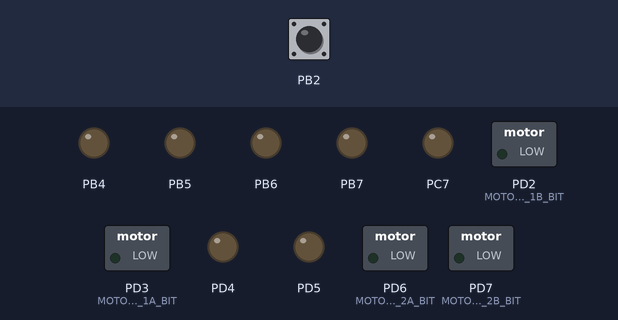
The program below on a simulated ATmega32, built with avr-gcc and emulated at 16 MHz. Shown: switched loads named in the program (green lamp = pin HIGH), output pins drawn as LEDs (lit = HIGH). The inputs (shaded band) are chosen by the test bench; at power-on: PB2 LOW.

Above: at 1.2 s.
1.3 s: PB2 pulsed HIGH 2 times (0.12 s each, 0.3 s apart)
At 1.45 s:
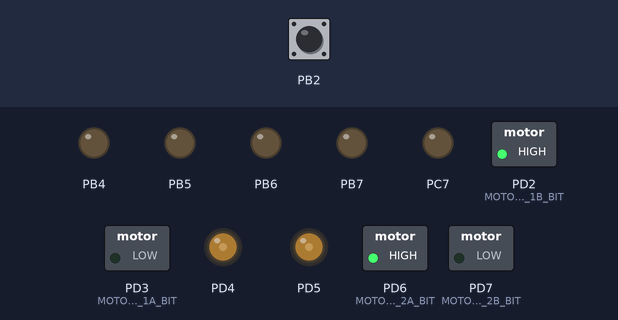
At 2.2 s:
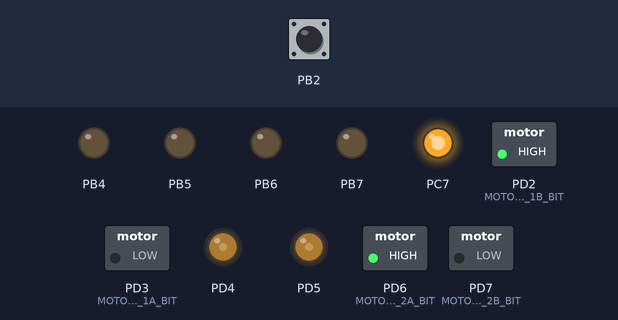
Timing chart, 0 to 4.3 s (numbered marks = the images above; inputs shaded):
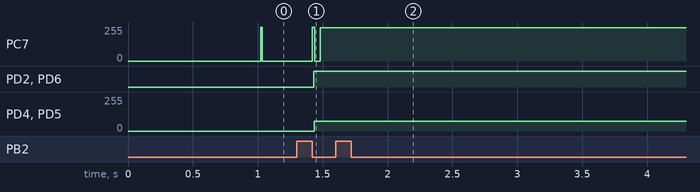

The program:

main.c
```c
/*
 * Car_Static_Architecture.c
 *
 * Created: 2/17/2020 11:04:36 AM
 * Author : MENA
 */

//#include <avr/io.h>
//#include "dcMotor.h"
//
//#include "led.h"

//#include "SwICU.h"
//#include "Ultrasonic.h"
//#include "UART__.h"
//#include "timers.h"
//#include "SPI__.h"

#include "DIO.h"
#include "PWM.h"
#include "motor.h"
#include "ICU.h"
#include "Us.h"
#include "TimerDelay.h"
#include "Steering.h"
#include "car_sm.h"

int main(void)
{
    /* Replace with your application code */


timerDelayMs(1000);


	DIO_Cfg_s dioCfgrem;

	dioCfgrem.GPIO = GPIOB;
	dioCfgrem.pins = BIT7|BIT6|BIT5|BIT4;
	dioCfgrem.dir =OUTPUT;

	DIO_init(&dioCfgrem);


	Car_SM_Init();

    while(1)
    {
		Car_SM_Update();

    }

}
```

Steering.c
```c
/*
 * Steering.c
 *
 * Created: 2/18/2020 7:32:11 PM
 *  Author: MENA
 */

#include "Steering.h"
#include "motor.h"


/**
 * Input: nothing
 * Output: nothing
 * In/Out:	nothing
 * Return: The error status of the function.
 * Description: Initiates the module , initialize MOTOR_1 & MOTOR_2
 *
 */

ERROR_STATUS Steering_Init(void){

	ERROR_STATUS state_error = E_OK ;

	state_error |= Motor_Init(MOTOR_1);
	state_error |= Motor_Init(MOTOR_2);
	return state_error;
}


/**
 * Input:
 * 	carDirection: The direction of the car from the predefined states of the module:
																					-> car_STOP
																					->CAR_FOTWARD
																					->CAR_BACKWARD
																					->CAR_RIGHT
																					->CAR_LEFT
 * 	speed: The speed of the car from 0% to 100%.
 * Output: nothing
 * In/Out:
 * Return: The error status of the function.
 * Description: This function controls the command and the speed of the car.
 *
 */

ERROR_STATUS Steering_SteerCar(uint8_t Steering_CarCmd, uint8_t speed){

	ERROR_STATUS state_error = E_OK ;

/****************************  set motor direction ********************************************/


	switch(Steering_CarCmd){
		case CAR_STOP:
		state_error |= Motor_Direction(MOTOR_1,MOTOR_STOP);
		state_error |= Motor_Direction(MOTOR_2,MOTOR_STOP);
		break;
		case CAR_FORWARD:
		state_error |= Motor_Direction(MOTOR_1,MOTOR_FORWARD);
		state_error |= Motor_Direction(MOTOR_2,MOTOR_FORWARD);
		break;
		case CAR_BACKWARD:
		state_error |= Motor_Direction(MOTOR_1,MOTOR_BACKWARD);
		state_error |= Motor_Direction(MOTOR_2,MOTOR_BACKWARD);
		break;
		case CAR_RIGHT:
		state_error |= Motor_Direction(MOTOR_1,MOTOR_FORWARD);
		state_error |= Motor_Direction(MOTOR_2,MOTOR_BACKWARD);
		break;
		case CAR_LEFT:
		state_error |= Motor_Direction(MOTOR_2,MOTOR_BACKWARD);
		state_error |= Motor_Direction(MOTOR_1,MOTOR_FORWARD);
		break;
		default:
		state_error |= E_NOK;

	}

	/****************************  start motor direction ********************************************/

		state_error |= Motor_Start(MOTOR_1,speed);
		state_error |= Motor_Start(MOTOR_2,speed);
		return state_error ;

}
```

Steering.h
```c
/*
 * Steering.h
 *
 *  Created on: Dec 21, 2019
 *      Author: Zayed & Saad
 */

#ifndef STEERING_H_
#define STEERING_H_

/************************************************************************/
/*				 INCLUDES			        */
/************************************************************************/

#include "std_types.h"


/*
 *  INCLUDE MOTOR.H HERE
 */

/************************************************************************/
/*				 DEFINES			        */
/************************************************************************/

/*Command Macros to call the steering api*/
#define		CAR_STOP		0
#define		CAR_FORWARD		1
#define		CAR_BACKWARD	2
#define		CAR_RIGHT		3
#define		CAR_LEFT		4

/************************************************************************/
/*		      STEERING FUNCTIONS' PROTOTYPES		        */
/************************************************************************/


/**
 * Input: nothing
 * Output: nothing
 * In/Out:	nothing
 * Return: The error status of the function.
 * Description: Initiates the module , initialize MOTOR_1 & MOTOR_2
 *
 */

ERROR_STATUS Steering_Init(void);

/**
 * Input:
 * 	carDirection: The direction of the car from the predefined states of the module:
																					-> car_STOP
																					->CAR_FOTWARD
																					->CAR_BACKWARD
																					->CAR_RIGHT
																					->CAR_LEFT
 * 	speed: The speed of the car from 0% to 100%.
 * Output: nothing
 * In/Out:
 * Return: The error status of the function.
 * Description: This function controls the command and the speed of the car.
 *
 */
ERROR_STATUS Steering_SteerCar(uint8_t Steering_CarCmd, uint8_t speed);


#endif /* STEERING_H_ */
```

car_sm.c
```c
/*
 * car_sm.c
 *
 * Created: 2/18/2020 8:02:47 PM
 *  Author: MENA
 */

#include "car_sm.h"
#include "Steering.h"
#include "TimerDelay.h"
#include "Us.h"
/*******************       States of state machine       *********/

#define FORWARD_STATE 0
#define BACKWARD_STATE 1
#define TURNING_STATE 2
#define STOP_STATE 3

#define	CAR_SPEED 30

#define DISTANCE_TURNNING 40
#define DISTANCE_BACKWARDING 20


uint8_t g_state ;

/*
 * Fun----------: ERROR_STATUS Car_SM_Init(void);
 * Input--------: Nothing
 * Output-------: Nothing
 * Return-------: ERROR_STATUES
 * -------------- #E_Ok	->function operation is okay, no error
 * -------------- #E_Nok->function operation faild, error exists
 * Description--: Initiate the car state machine with state"stop_state",
 * -------------- And initiate steering and ultrasonic functions
*/


ERROR_STATUS Car_SM_Init(void){

	ERROR_STATUS state_error = E_OK ;

	state_error |= Steering_Init();

	state_error |= Us_Init();

	g_state=STOP_STATE ;

	return state_error ;
}

/*
 * Fun----------: ERROR_STATUS Car_SM_Update(void);
 * Input--------: Nothing
 * Output-------: Nothing
 * Return-------: ERROR_STATUES
 * -------------- #E_Ok	->function operation is okay, no error
 * -------------- #E_Nok->function operation faild, error exists
 * Description--: changes car state according to the ultrasonic input
 * -------------- And represents the motors output for each state
*/


ERROR_STATUS Car_SM_Update(void){

	uint16_t distance;
	ERROR_STATUS state_error = E_OK ;

	state_error |= Us_Trigger();
	state_error |= Us_GetDistance(&distance);


	switch(g_state){

		case STOP_STATE :
			if (distance<DISTANCE_BACKWARDING){

				g_state = BACKWARD_STATE ;
			}
			else if ((distance <= DISTANCE_TURNNING) && ( distance >= DISTANCE_BACKWARDING)){

				g_state =TURNING_STATE ;
			}else
				g_state = FORWARD_STATE ;
			break;

		case FORWARD_STATE :

			if (distance<DISTANCE_BACKWARDING){
				g_state = BACKWARD_STATE;
			}else if ( distance<=DISTANCE_TURNNING && distance >= DISTANCE_BACKWARDING )
			{
				g_state=TURNING_STATE;
			}
			else
				state_error |= Steering_SteerCar(CAR_FORWARD,CAR_SPEED);
			break;

		case BACKWARD_STATE:

			if (distance<DISTANCE_BACKWARDING){
				state_error |= Steering_SteerCar(CAR_BACKWARD,CAR_SPEED);
			}else if (distance <= DISTANCE_TURNNING && distance>=DISTANCE_BACKWARDING )
			{
				g_state=TURNING_STATE;
			}
			 else{
				g_state = FORWARD_STATE ;
			}
			break;

		case TURNING_STATE :

			if (distance <= DISTANCE_TURNNING && distance >= DISTANCE_BACKWARDING )
			{
				state_error |= Steering_SteerCar(CAR_LEFT,CAR_SPEED);
			}else if (distance <DISTANCE_BACKWARDING){
				g_state = BACKWARD_STATE ;
			}
			else
			g_state = FORWARD_STATE ;

			break;

		default:

		state_error |= E_NOK ;

	}


	return state_error ;

}
```

car_sm.h
```c
/*
 * File		: car_sm.h
 * Created	: 12/21/2019 5:56:37 PM
 * Author	: Amr, Abdo
 * Version	: v1.0
 */

/*************************************************************/
/*                     INCLUDES                              */
/*************************************************************/
#ifndef CAR_SM_H_
#define CAR_SM_H_

#include "std_types.h"

/*************************************************************/
/*                     FUNCTIONS DECLARATION                 */
/*************************************************************/

/*
 * Fun----------: ERROR_STATUS Car_SM_Init(void);
 * Input--------: Nothing
 * Output-------: Nothing
 * Return-------: ERROR_STATUES
 * -------------- #E_Ok	->function operation is okay, no error
 * -------------- #E_Nok->function operation faild, error exists
 * Description--: Initiate the car state machine with state"stop_state",
 * -------------- And initiate steering and ultrasonic functions
*/
ERROR_STATUS Car_SM_Init(void);

/*
 * Fun----------: ERROR_STATUS Car_SM_Update(void);
 * Input--------: Nothing
 * Output-------: Nothing
 * Return-------: ERROR_STATUES
 * -------------- #E_Ok	->function operation is okay, no error
 * -------------- #E_Nok->function operation faild, error exists
 * Description--: changes car state according to the ultrasonic input
 * -------------- And represents the motors output for each state
*/
ERROR_STATUS Car_SM_Update(void);

#endif /* CAR_SM_H_ */
```

ICU.c
```c
/*
 * ICU.c
 *
 * Created: 2/18/2020 11:59:36 AM
 *  Author: MENA
 */
#include "ICU.h"

#define SwICU_EdgeRisiging 0
#define SwICU_EdgeFalling 1

#define  INT2_EN_GPIO GICR
#define  INT2_EN_BIT 5

#define  INT2_EDGE_GPIO MCUCSR
#define  INT2_EDGE_BIT 6
#define  tickTimeUs 64

#define MAX_NO_TICKS 256

uint8_t g_interruptCH_No = 0 ;
static volatile uint8_t g_interruptEdge ;
static volatile uint8_t g_timerCH ;
static volatile uint8_t g_fallingEdgeFlag = FALSE ;
static  uint8_t g_ovf_flag = FALSE ;


/**************************************************************************
 * Function 	: SetExternal_INT_Edge                                     *
 * Input 		: SwICU_Edge  the edge mode for the icu

				interruptCH_No   ->  ICU_CH0							    *
								 ->   ICU_CH1							    *
							     ->   ICU_CH1							  *
 * Return 		: value of type ERROR_STATUS							  *
 * 				 					  *
 * Description  : set the edge mode of the external interrupt 			  *
 * 																		  *
 **************************************************************************/


static ERROR_STATUS SetExternal_INT_Edge( uint8_t SwICU_Edge ,uint8_t interruptCH_No ){
	uint8_t a_u8_error_state = E_OK ;

	DIO_Cfg_s dioCfg_INT2;
	switch(interruptCH_No){
		case ICU_CH0 :
		break;
		case ICU_CH1:
		break;
		case ICU_CH2:


			dioCfg_INT2.GPIO = GPIOB;
			dioCfg_INT2.pins = BIT2;
			dioCfg_INT2.dir =INPUT;

			a_u8_error_state |= DIO_init(&dioCfg_INT2);


			if(SwICU_Edge== ICU_RISE_TO_FALL){

				SET_BIT(INT2_EDGE_GPIO , INT2_EDGE_BIT);
				}
			else if(SwICU_Edge== ICU_FALE_TO_RISE)
				CLEAR_BIT(INT2_EDGE_GPIO , INT2_EDGE_BIT);
			else
				a_u8_error_state |= E_NOK ;
			break;
		default:
			a_u8_error_state |= E_NOK ;

	}
	return a_u8_error_state  ;
}


/**************************************************************************
 * Function 	: SetExternal_INT_Edge                                     *
 * Input 		: SwICU_Edge  the edge mode for the icu

				interruptCH_No   ->  ICU_CH0							    *
								 ->   ICU_CH1							    *
							     ->   ICU_CH1							  *
 * Return 		: value of type ERROR_STATUS							  *
 * 				 					  *
 * Description : enable the external interrupt and enable global interrupt*
 * 																		  *
 **************************************************************************/


static ERROR_STATUS SetExternal_INT_enable( uint8_t SwICU_Edge ,uint8_t interruptCH_No ){

	uint8_t a_u8_error_state = E_OK ;

	/*		initialize global interrupt				*/
		sei();

		switch(interruptCH_No){
			case ICU_CH0 :
			break;
			case ICU_CH1:
			break;
			case ICU_CH2:
				INT2_EN_GPIO |= 1 << INT2_EN_BIT ;
			break;
			default:
			a_u8_error_state |= E_NOK ;

		}
		return a_u8_error_state ;
}

/**************************************************************************
 * Function 	: Icu_Init                                                *
 * Input 		: Icu_cfg : pointer to structure of type Icu_cfg_s        *
 * Return 		: value of type ERROR_STATUS							  *
 * 				  which is one of the following values:					  *
 * 				  - E_OK  : initialized successfully					  *
 *				  - E_NOK : not initialized successfully				  *
 * Description  : Initializes the ICU by initializing the timer			  *
 * 				                                     					  *
 **************************************************************************/

ERROR_STATUS Icu_Init(Icu_cfg_s * Icu_Cfg){

		uint8_t a_u8_error_state = E_OK ;


		Timer_cfg_s Timer_cfg ;

		if (Icu_Cfg == NULL)
		{
			a_u8_error_state |= E_NOK;
		}else{

			g_interruptCH_No = Icu_Cfg->ICU_Ch_No ;


			switch(Icu_Cfg->ICU_Ch_Timer){
				case ICU_TIMER_CH0 :

				Timer_cfg.Timer_CH_NO = TIMER_CH0 ;
				Timer_cfg.Timer_Mode = TIMER_MODE ;
				Timer_cfg.Timer_Polling_Or_Interrupt = TIMER_POLLING_MODE ;
				Timer_cfg.Timer_Prescaler = TIMER_PRESCALER_1024 ;

				// timer initialization

				a_u8_error_state |=Timer_Init(&Timer_cfg);

				break;
				case ICU_TIMER_CH1 :
				a_u8_error_state |= E_NOK ;
				break;
				case ICU_TIMER_CH2 :
				a_u8_error_state |= E_NOK ;
				break;
				default:
				a_u8_error_state |= E_NOK ;

			}

		}


		return a_u8_error_state  ;
}


/***************************************************************************
 * Function		: Icu_ReadTime
 * Input		:
 *				Icu_Channel --> ICU timer channel
 *									- ICU_TIMER_CH0
 *									- ICU_TIMER_CH1
 *									- ICU_TIMER_CH2
 *				Icu_EdgeToEdge -- > edges to calculate pusle time between:
 *									- ICU_RISE_TO_RISE
 *									- ICU_RISE_TO_FALL
 *									- ICU_FALE_TO_RISE					   *
 * Output 		: Icu_Time : pointer to uint32 variable to give the time   *
 * 				  from falling edge to rising edge						   *
 * Return 		: value of type ERROR_STATUS							   *
 * 				  which is one of the following values:					   *
 * 				  - E_OK : successful									   *
 *				  - E_NOK : not successful								   *
 * Description	: calculates the time between 2 edges				       *
 ***************************************************************************/

ERROR_STATUS Icu_ReadTime(uint8_t Icu_Channel, uint8_t Icu_EdgeToEdge, uint32_t * Icu_Time){

	uint8_t a_u8_error_state = E_OK ;

	uint16_t no_of_ticks = 0 ;
	uint16_t timerOfTicks_Us  ;
	//set edge and channel global  to update and use in ISR

	g_interruptEdge = SwICU_EdgeRisiging;
	g_timerCH = Icu_Channel ;


	switch(Icu_Channel){
			case ICU_TIMER_CH0:

			a_u8_error_state |= SetExternal_INT_Edge(Icu_EdgeToEdge,g_interruptCH_No);
			a_u8_error_state |= SetExternal_INT_enable(Icu_EdgeToEdge,g_interruptCH_No) ;

			break;
			case ICU_TIMER_CH1 :
			break;
			case ICU_TIMER_CH2 :
			break;
			default:
			a_u8_error_state |= E_NOK ;
	}

	/* poll on the falling edge occurrence*/
	while(!g_fallingEdgeFlag) ;


	a_u8_error_state |= Timer_GetValue(g_timerCH ,&no_of_ticks) ;
	a_u8_error_state |= Timer_GetStatus(TIMER_CH0 ,&g_ovf_flag );

	/*check if an ovf take place to add to time*/

	if (g_ovf_flag == TRUE)
	{
		no_of_ticks=MAX_NO_TICKS;
	}

	g_ovf_flag = FALSE ;


			/*calculate the timer of pulse in microsecond */

	timerOfTicks_Us = no_of_ticks * tickTimeUs ;

	*Icu_Time = timerOfTicks_Us ;

	return a_u8_error_state ;
}


ISR(INT2_vect){

	switch (g_interruptEdge){

          /*rising*/

			case SwICU_EdgeRisiging :


				switch(g_timerCH){
					case ICU_TIMER_CH0 :

					Timer_Start(TIMER_CH0,MAX_NO_TICKS);

					/*update the control to start at falling edge*/
					INT2_EDGE_GPIO &= ~(1<<INT2_EDGE_BIT) ;

					g_interruptEdge = SwICU_EdgeFalling;
					break;
					default:
						break;

					}

				break;
					/*falling*/

			case SwICU_EdgeFalling :


				switch(g_timerCH){

					case ICU_TIMER_CH0 :

					Timer_Stop(TIMER_CH0);

					//update the control to start at raising edge

					INT2_EDGE_GPIO |= 1<<INT2_EDGE_BIT ;

					g_interruptEdge = SwICU_EdgeRisiging;
					g_fallingEdgeFlag = TRUE ;
					break;
					default:
						break ;
					}
	break;
}
}
```

TimerDelay.c
```c
/*
 * TimerDelay.c
 *
 * Created: 2/17/2020 5:16:33 PM
 *  Author: MENA
 */
#include "Timer.h"
#include "TimerDelay.h"

ERROR_STATUS timerDelayMs(uint16_t u16_delay_in_ms){

	ERROR_STATUS state_error = E_OK ;

	uint8_t ovf_flag = ZERO_VALUE ;
	Timer_cfg_s Timer_cfg ;
	Timer_cfg.Timer_CH_NO = TIMER_CH2 ;
	Timer_cfg.Timer_Mode = TIMER_MODE ;
	Timer_cfg.Timer_Polling_Or_Interrupt = TIMER_POLLING_MODE ;
	Timer_cfg.Timer_Prescaler = TIMER_PRESCALER_64 ;

	state_error |= Timer_Init(&Timer_cfg) ;

	/************************************************************************/
	/* 250 number of tick  for 1 millisecond - 11 ticks error due to function calls*/
	/************************************************************************/

		state_error |= Timer_Start(Timer_cfg.Timer_CH_NO , 239 );

		/* delay required in millisecond */

		while (u16_delay_in_ms)
		{
			/* polling on ovf flag */

			state_error |= Timer_GetStatus (Timer_cfg.Timer_CH_NO , &ovf_flag);
			if(ovf_flag == TRUE)
			{
				u16_delay_in_ms -- ;
			}

		}
		state_error |= Timer_Stop(Timer_cfg.Timer_CH_NO);

	return state_error ;
}
```

TimerDelay.h
```c
/*
 * TimerDelay.h
 *
 * Created: 2/17/2020 5:16:15 PM
 *  Author: MENA
 */


#ifndef TIMERDELAY_H_
#define TIMERDELAY_H_


/**
 * Input: nothing
 * Output: nothing
 * In/Out:	nothing
 * Return: The error status of the function.
 * Description: Initiates the module , initialize MOTOR_1 & MOTOR_2
 *
 */

ERROR_STATUS timerDelayMs(uint16_t u16_delay_in_ms);


#endif /* TIMERDELAY_H_ */
```

motorconfig.h
```c
/*
 * motorconfig.h
 *
 * Created: 2/18/2020 10:05:02 AM
 *  Author: MENA
 */


#ifndef MOTORCONFIG_H_
#define MOTORCONFIG_H_


#include "DIO.h"
#include "registers.h"

#define MOTOR_EN_1_GPIO		(GPIOD)
#define MOTOR_EN_1_BIT		(BIT4)

#define MOTOR_OUT_1A_GPIO	(GPIOD)
#define MOTOR_OUT_1B_GPIO	(GPIOD)
#define MOTOR_OUT_1A_BIT	(BIT3)
#define MOTOR_OUT_1B_BIT	(BIT2)


#define MOTOR_EN_2_GPIO		(GPIOD)
#define MOTOR_EN_2_BIT		(BIT5)

#define MOTOR_OUT_2A_GPIO	(GPIOD)
#define MOTOR_OUT_2B_GPIO	(GPIOD)
#define MOTOR_OUT_2A_BIT	(BIT6)
#define MOTOR_OUT_2B_BIT	(BIT7)

#endif /* MOTORCONFIG_H_ */
```

Source omitted: ICU.h (3355 bytes), Us.c (4922 bytes), Us.h (4184 bytes), motor.c (5377 bytes), motor.h (2627 bytes), DIO.c (4507 bytes), DIO.h (3053 bytes), PWM.c (6595 bytes), PWM.h (6001 bytes), PWMconfig.h (661 bytes), Timer.c (10711 bytes), Timer.h (3787 bytes) and 3 more

Measured:
- after the input at 1.3 s, PC7: 0/255 → 248/255 after 0.12 s; PD2 (MOTOR_OUT_1B_BIT), PD6 (MOTOR_OUT_2A_BIT): LOW → HIGH after 0.13 s; PD4: 0/255 → 75/255 after 0.14 s; PD5: 0/255 → 75/255 after 0.13 s
